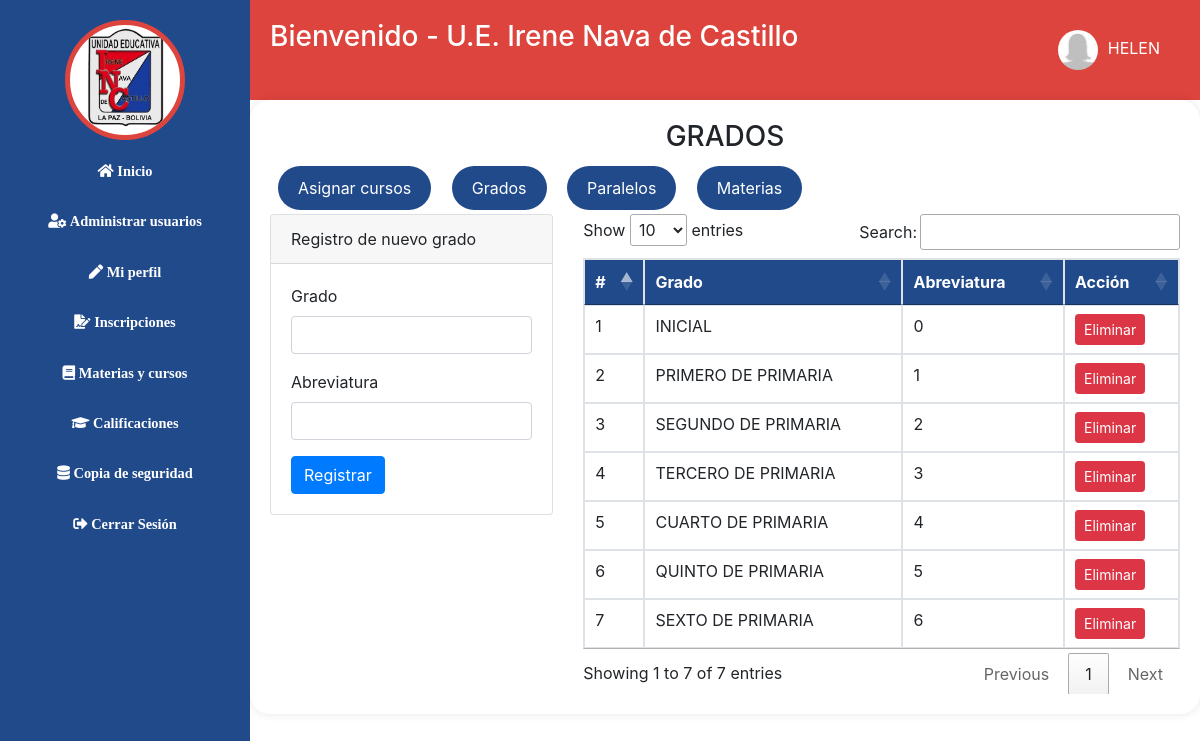
/grados.php (signed in), run on the app's committed database.
### tables this page shows
CREATE TABLE `grado` (
  `id_gra` int(11) NOT NULL,
  `abr_gra` int(11) NOT NULL,
  `nom_gra` varchar(255) NOT NULL
);

### grados.php (the view, shortened to what this page needs)
<?php
function obtenerGrados() {
    include 'include/conexion.php';
    $query = "SELECT id_gra, nom_gra, abr_gra FROM grado ORDER BY abr_gra";
    $result = $conn->query($query);
    $grados = array();
    while ($row = $result->fetch_assoc()) {
        $grados[] = $row;
    }
    return $grados;
}
?>
<!DOCTYPE html>
<html lang="es">
<head>
    <link rel="stylesheet" type="text/css" href="style/estilos.css">
    <link rel="stylesheet" href="css/bootstrap.min.css">
    <link rel="stylesheet" href="https://cdn.datatables.net/1.13.4/css/jquery.dataTables.min.css">
</head>
<body>
    <?php include 'include/cabecera.php'; ?>
    <?php include 'include/menu.php'; ?>
    <div class="contenido main-content">
        <h3 class="display-8 fw-semibold text-uppercase text-center fw-bold fst-italic text-end">Grados</h3>
        <a href="asignar.php"><button class="boton">Asignar cursos</button></a>
        <a href="grados.php"><button class="boton">Grados</button></a>
        <a href="paralelos.php"><button class="boton">Paralelos</button></a>
        <a href="mat_cur.php"><button class="boton">Materias</button></a>
        <br>
        <div class="row">
            <div class="col-lg-4">
                <div class="card">
                    <div class="card-header">Registro de nuevo grado</div>
                    <div class="card-body">
                        <form action="" method="POST">
                            <div class="mb-3" align="left">
                                <label for="grado" class="form-label">Grado</label>
                                <input type="text" class="form-control" id="grado" name="grado" oninput="this.value = this.value.toUpperCase()" required>
                            </div>
                            <div class="mb-3" align="left">
                                <label for="abreviatura" class="form-label">Abreviatura</label>
                                <input type="text" class="form-control" id="abreviatura" name="abreviatura" maxlength="1" oninput="this.value = this.value.replace(/[^0-9]/g, '');" required>
                            </div>
                            <button type="submit" class="btn btn-primary">Registrar</button>
                        </form>
                    </div>
                </div>
            </div>
            <div class="col-lg-8">
                <div class="table-responsive overflow-auto" style="max-height: 60vh;">
                    <table id="gradosTable" class="table table-bordered table-hover">
                        <thead class="table-striped">
                            <tr>
                                <th>#</th>
                                <th>Grado</th>
                                <th>Abreviatura</th>
                                <th>Acción</th>
                            </tr>
                        </thead>
                        <tbody>
    <?php
    $grados = obtenerGrados();
    $contador = 1;
    foreach ($grados as $grado) { ?>
        <tr>
            <td><?php echo $contador++; ?></td>
            <td><?php echo htmlspecialchars($grado['nom_gra']); ?></td>
            <td><?php echo htmlspecialchars($grado['abr_gra']); ?></td>
            <td>
              <a href="include/eli_gra.php?id_gra=<?php echo $grado['id_gra']; ?>" onclick="return confirm('¿Estás seguro de eliminar este grado?');" class="btn btn-danger btn-sm">Eliminar</a>
            </td>
        </tr>
    <?php } ?>
</tbody>
                    </table>
                </div>
            </div>
        </div>
    </div>
</body>
</html>

### include/cabecera.php (shortened to what this page needs)
<div class="cabecera main-content">
    <div class="info-usuario">
        <?php
        if (isset($_SESSION['usuario'])) {
            echo "<h3>Bienvenido - U.E. Irene Nava de Castillo</h3>";
        }
        ?>
    </div>
<?php if (isset($_SESSION['usuario'])) {
    $rol = $_SESSION['rol'];
    if ($rol === 'Administrador') { ?>
<div class="menu-desplegable">
    <?php
if (isset($_SESSION['usuario'])) {
    echo '<button class="boton">';
    if (isset($_SESSION['foto_usuario']) && !empty($_SESSION['foto_usuario'])) {
        echo '<img src="' . $_SESSION['foto_usuario'] . '" alt="Foto de Usuario" class="user-image">';
    } else {
        echo '<img src="img/user.png" alt="Usuario" class="user-image">';
    }
    echo $_SESSION['usuario'] . '</button>';
}
?>
</div>
<?php }} ?>
</div>

### include/menu.php (shortened to what this page needs)
<link rel="stylesheet" href="https://cdnjs.cloudflare.com/ajax/libs/font-awesome/5.15.1/css/all.min.css">
<?php if (isset($_SESSION['usuario'])) {
    $rol = $_SESSION['rol'];
    if ($rol === 'Administrador') { ?>
<div class="sidebar" align="center">
    <ul>
        <div class="logo">
    <img src="img/logo.png" alt="Usuario">
</div>
<li><a class="fa fa-home" href="inicio_ad.php"> Inicio</a></li>
<li><a class="fa fa-user-cog" href="usuarios.php"> Administrar usuarios</a></li>
<li><a class="fa fa-pen" href="per_adm.php"> Mi perfil</a></li>
<li><a class="fa fa-file-signature" href="inscripciones.php"> Inscripciones</a></li>
<li><a class="fa fa-book" href="asignar.php"> Materias y cursos</a></li>
<li><a class="fa fa-graduation-cap" href="calificaciones_menu.php"> Calificaciones</a></li>
<li><a class="fa fa-database" href="backup.php"> Copia de seguridad</a></li>
<li><a class="fa fa-sign-out-alt" href="include/cerrar.php"> Cerrar Sesión</a></li>
</ul>
</div>
<?php }} ?>

### style/estilos.css (style rules this page uses)
body { font-family: Arial, sans-serif; margin: 0; padding: 0; background-color: #f2f2f2; align-items: center; }
.sidebar { width: 200px; height: 100vh; position: fixed; left: 0; top: 0; overflow: hidden; transition: 0.3s; padding-top: 10px; color: white; }
.sidebar ul { list-style: none; padding: 0; }
.sidebar li a { display: block; padding: 15px 0; text-align: center; text-decoration: none; color: #fff; transition: 0.3s; }
.sidebar ul li { padding: 10px; }
.sidebar ul li a { color: #dd443d; text-decoration: none; }
.contenido { margin-left: 200px; padding: 20px; background-color: white; border-radius: 20px; box-shadow: 0 0 10px rgba(0, 0, 0, 0.1); }
.cabecera { margin-left: 200px; display: flex; justify-content: space-between; align-items: left; background-color: #dd443d; padding: 10px; color: white; }
.user-image { width: 40px; height: 40px; border-radius: 50%; margin-right: 10px; vertical-align: middle; }
.menu-desplegable { position: center; vertical-align: middle; }
a { color: green; text-decoration: none; display: inline-block; padding: 4px 8px; background-color: #214a8b; color: white; border-radius: 4px; cursor: pointer; transition: background-color 0.3s, transform 0.2s; }
button { background-color: #214a8b; border: 5px; border-radius: 25px; }
.boton { display: inline-block; padding: 10px 20px; border: none; border-radius: 25px; background-color: #214a8b; color: white; font-size: 16px; cursor: pointer; transition: background-color 0.3s, transform 0.2s; }
table { border-collapse: collapse; width: 60%; border: none; margin: 10px 0; }
table td { padding: 2px; border: 1px solid transparent; text-align: left; }
th, td { padding: 4px; }
th { background-color: #214a8b; color: white; }
tr:nth-child(even) { background-color: lightgray; }

### include/cabecera.php (style rules this page uses)
.menu-desplegable { position: relative; display: inline-block; }
.menu-desplegable .boton { background-color: transparent; border: none; cursor: pointer; color: white; }
.menu-desplegable .user-image { border-radius: 50%; }

### include/menu.php (style rules this page uses)
.sidebar { width: 250px; height: 100vh; background-color: #214a8b; position: fixed; top: 0; left: 0; padding-top: 20px; z-index: 1000; }
.sidebar ul { list-style-type: none; padding: 0; }
.sidebar ul img { margin-bottom: 20px; }
.sidebar ul li { width: 100%; }
.sidebar ul li a { display: block; color: white; padding: 8px; font-size: 0.9rem; text-decoration: none; }
.main-content { margin-left: 250px; padding: 20px; }
.logo { width: 120px; height: 120px; border-radius: 80%; background-color: #ffffff; border: 5px solid #dd443d; display: inline-block; overflow: hidden; box-sizing: border-box; }
.logo img { width: 70%; height: 95%; }

### data on the page
grado: nom_gra "INICIAL", abr_gra "0"
grado: nom_gra "PRIMERO DE PRIMARIA", abr_gra "1"
grado: nom_gra "SEGUNDO DE PRIMARIA", abr_gra "2"
grado: nom_gra "TERCERO DE PRIMARIA", abr_gra "3"
grado: nom_gra "CUARTO DE PRIMARIA", abr_gra "4"
grado: nom_gra "QUINTO DE PRIMARIA", abr_gra "5"
grado: nom_gra "SEXTO DE PRIMARIA", abr_gra "6"

### other printed values
$_SESSION['usuario'] "HELEN"
